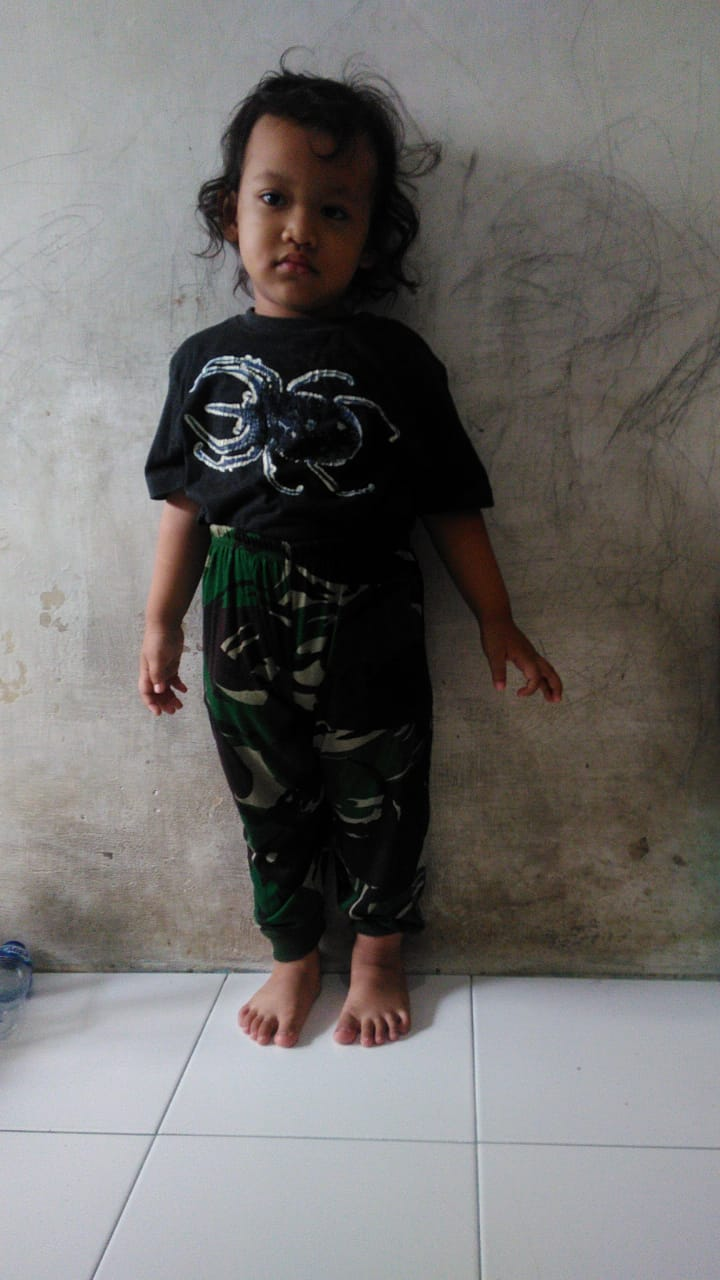
#> input picture OpenCV-Indonesia-master/Depan10.jpeg, 720 x 1280 px
$ python -i next_ukur.py   (imports and definitions only)
#> lines starting #> are read from the running program, lines starting #| are printed output that depends on the picture; after the words box and inside, x2 and y2 are one past the last pixel; in counts of white or black regions, pixels touching at a corner belong together
#> further down, picture is the input picture: shape (1280, 720, 3); mean B, G, R 107.6, 109.4, 111.9
import cv2
import numpy as np

def getContours(img, cThr = [100,100], showCanny = False, minArea=1000, filter=0, draw= False):
#> called with showCanny = False, minArea = 1000, filter = 0, draw = False
    imgGray = cv2.cvtColor(img, cv2.COLOR_BGR2GRAY)
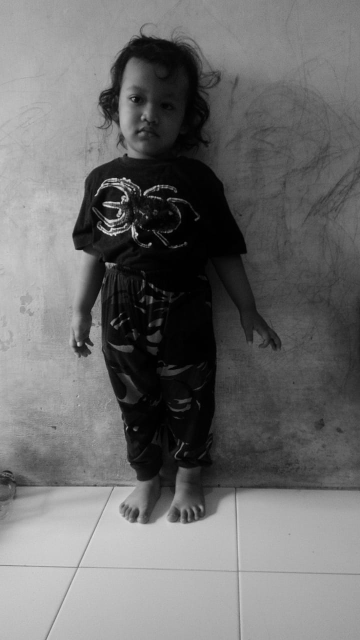
#> imgGray: shape (1280, 720) (shown at 1/2 size); min 0, max 249, mean 109.9
    imgBlur = cv2.GaussianBlur(imgGray, (5,5), 1)
    imgCanny = cv2.Canny(imgBlur, cThr[0], cThr [1])
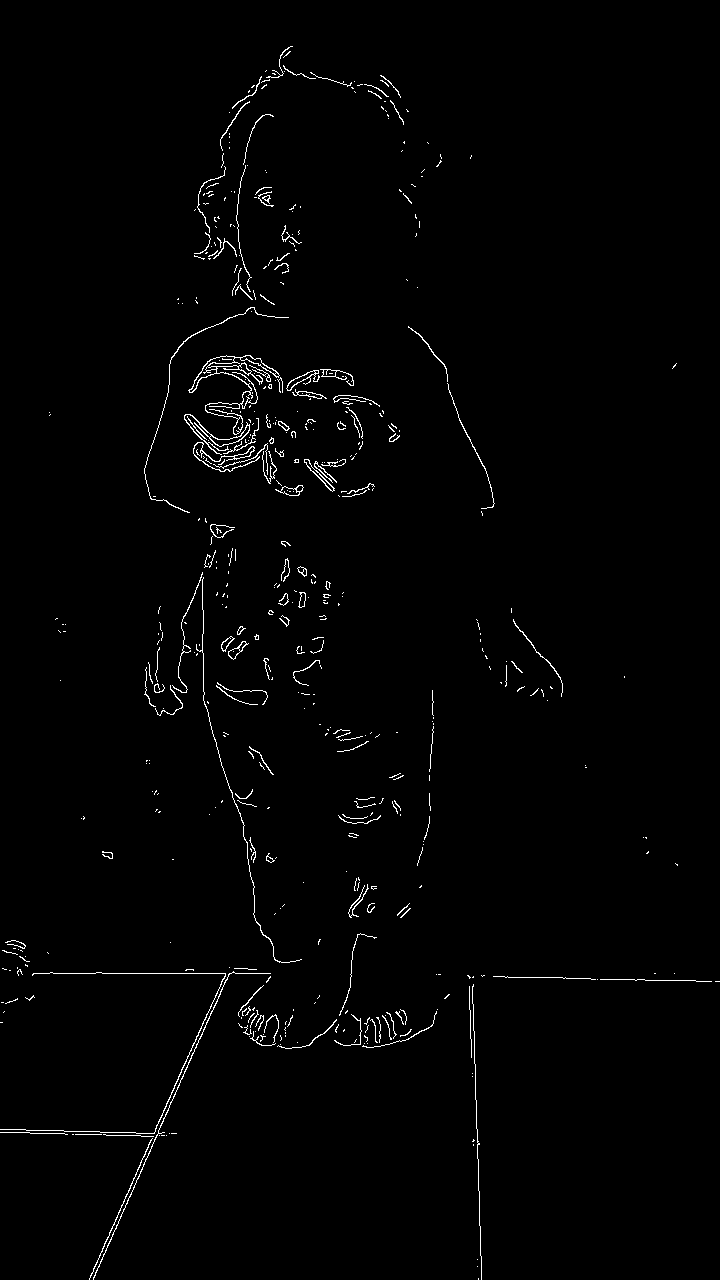
#> imgCanny: shape (1280, 720); 1.3% white in thin lines or dots
    kernel = np.ones((5,5))
    imgDial = cv2.dilate(imgCanny, kernel, iterations=3)
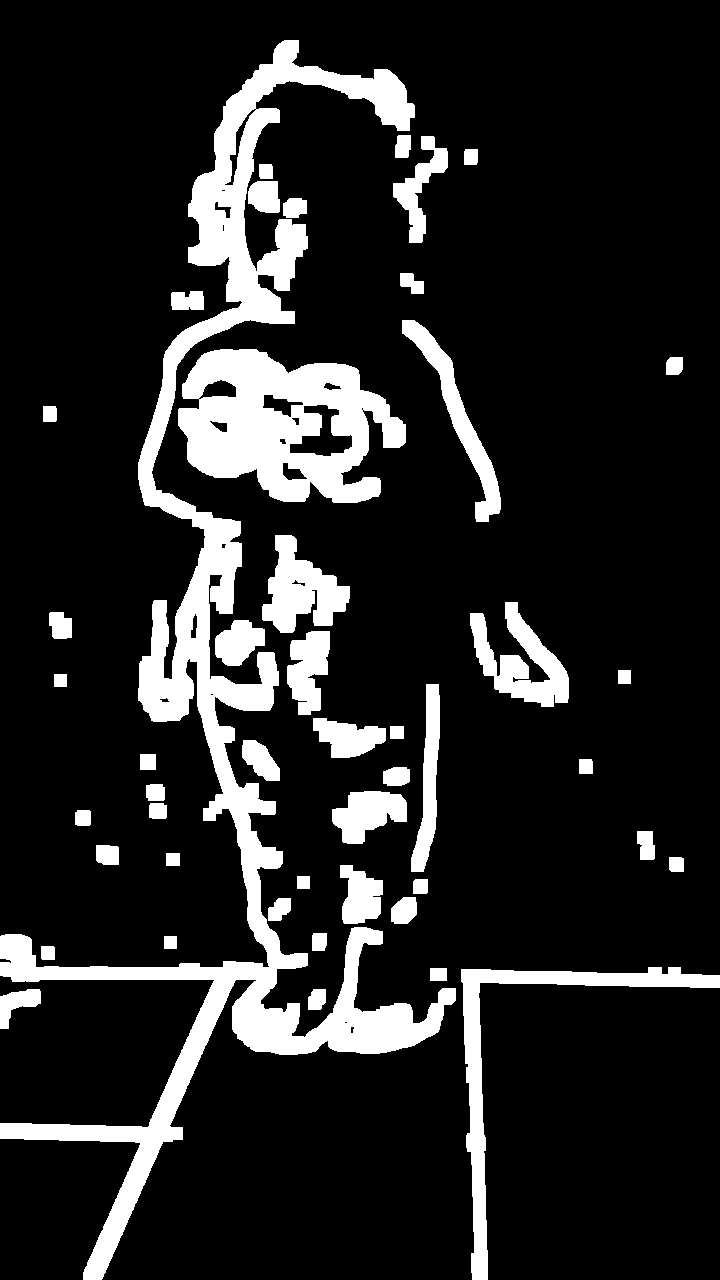
#> imgDial: shape (1280, 720); 14.7% white; 47 white regions, largest, box (x1, y1, x2, y2) and area: (0, 40, 456, 1280) 65303, (178, 349, 406, 503) 21574, (461, 967, 720, 1280) 8148
    imgThre = cv2.erode(imgDial, kernel, iterations=2)
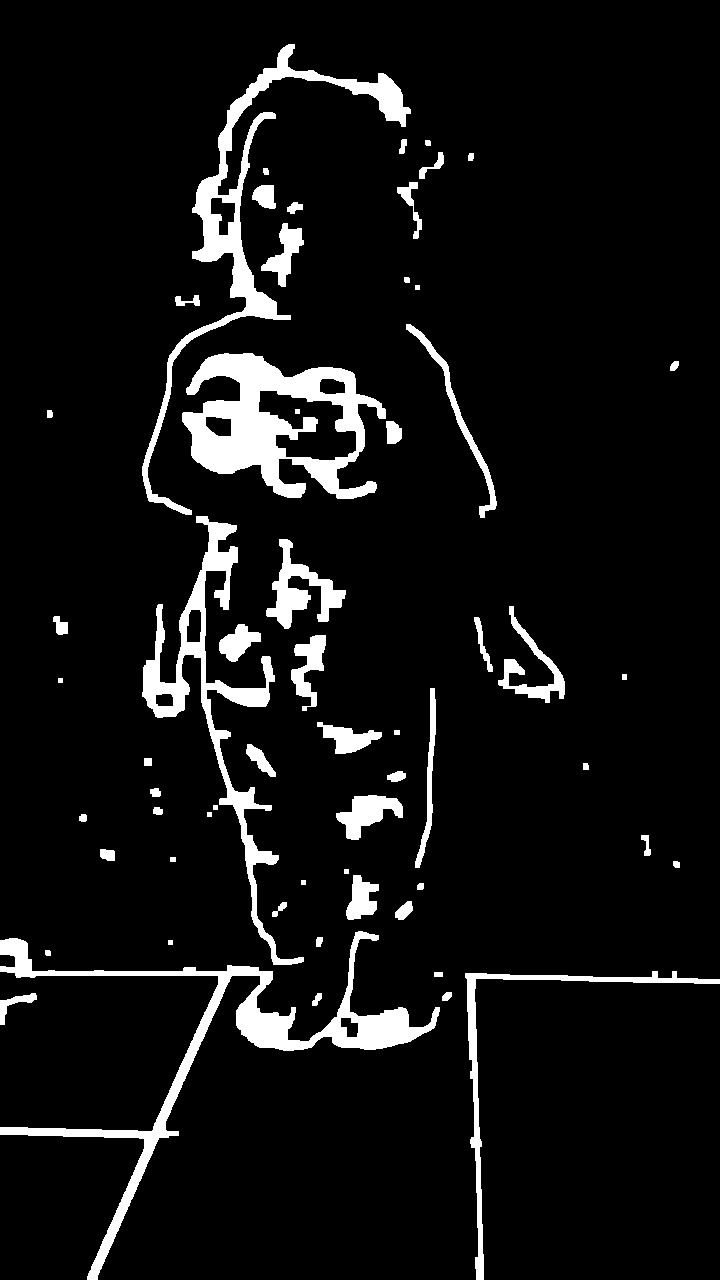
#> imgThre: shape (1280, 720); 7.4% white; 60 white regions
    if showCanny: cv2.imshow('Canny', imgThre)

    contours, hiearchy = cv2.findContours(imgThre, cv2.RETR_EXTERNAL, cv2.CHAIN_APPROX_SIMPLE)
#> contours = 59 contours, 7 with area under 20; largest, box (x1, y1, x2, y2) and area: (182, 353, 386, 499) 17822, (0, 931, 440, 1280) 12080, (142, 44, 411, 515) 9804, (142, 516, 304, 965) 8929, (465, 971, 720, 1280) 2824; hiearchy = 59 rows, first 6: [1, -1, -1, -1], [2, 0, -1, -1], [3, 1, -1, -1], [4, 2, -1, -1], [5, 3, -1, -1], [6, 4, -1, -1]
    finalCountours = []

    for i in contours:
        area = cv2.contourArea(i)
        if area > minArea:
            peri = cv2.arcLength(i, True)
            approx = cv2.approxPolyDP(i, 0.02*peri, True)
            bbox = cv2.boundingRect(approx)
            if filter > 0:
                if len(approx) == filter:
                    finalCountours.append(len(approx), area, approx, bbox, i)
            else:
                finalCountours.append(len(approx), area, approx, bbox, i)
#> this loop made 5 passes
#> (area, peri, approx, bbox) on pass 5: (2823.5, 1169.6, [[719, 979], [465, 973], [476, 1279], [475, 979]], (465, 973, 255, 307))
#> after the loop, finalCountours = []
    finalCountours = sorted(finalCountours, key= lambda x:x[1], reverse= True)
    if draw:
        for con in finalCountours:
            cv2.drawContours(img, con[4], -1, (0,0,255),3)

    return img, finalCountours

# [23 lines left out: functions reorder, warpImg, not called in this run]

>>> import cv2
>>> picture = cv2.imread('Depan10.jpeg')
#> (the run stopped early here; a loop or call above may not have finished)

$ run again, on OpenCV-Indonesia-master/Depan11.jpeg
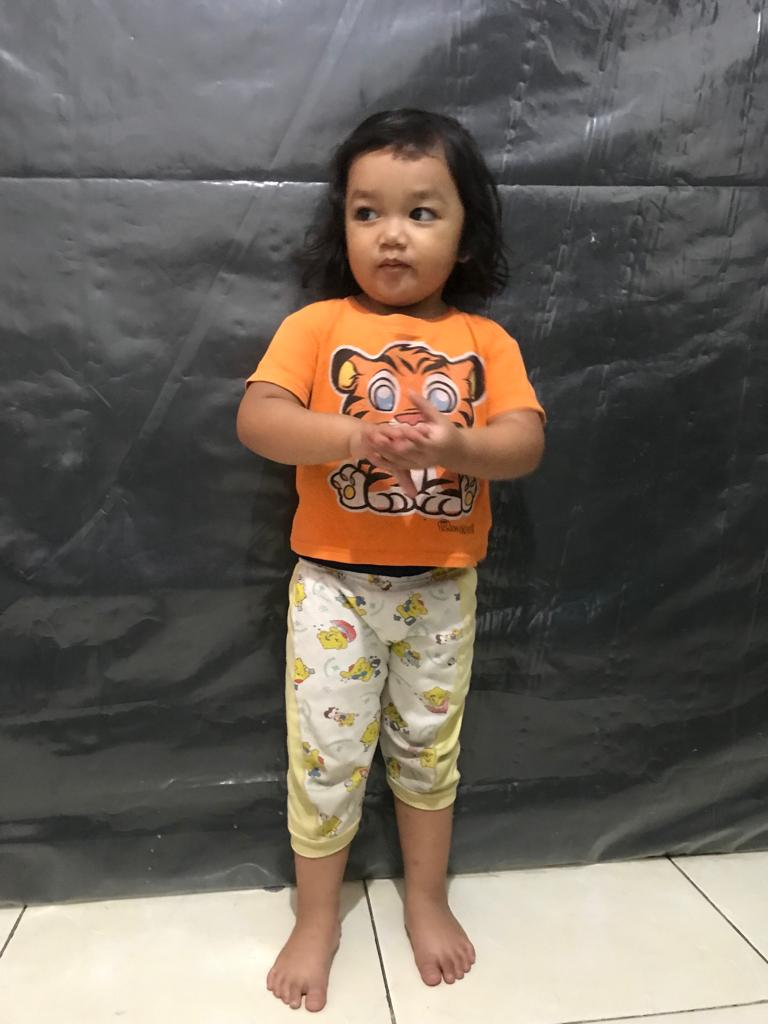
#> input picture OpenCV-Indonesia-master/Depan11.jpeg, 768 x 1024 px
#> picture is the input picture: shape (1024, 768, 3); mean B, G, R 92.9, 101.9, 110.6
#> in getContours, `imgCanny = cv2.Canny(imgBlur, cThr[0], cThr [1])`:
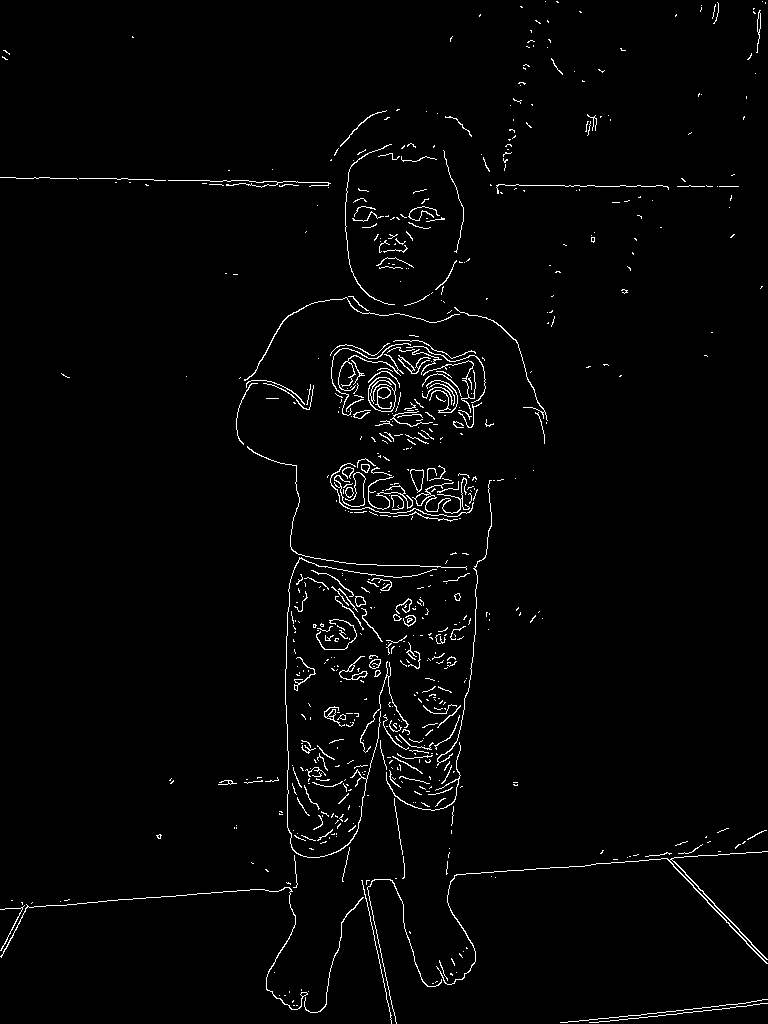
#> imgCanny: shape (1024, 768); 2.1% white in thin lines or dots
#> imgDial: shape (1024, 768); 22.1% white; 52 white regions, largest, box (x1, y1, x2, y2) and area: (0, 103, 768, 1024) 138452, (475, 148, 745, 214) 5703, (0, 163, 337, 194) 5583
#> in getContours, `imgThre = cv2.erode(imgDial, kernel, iterations=2)`:
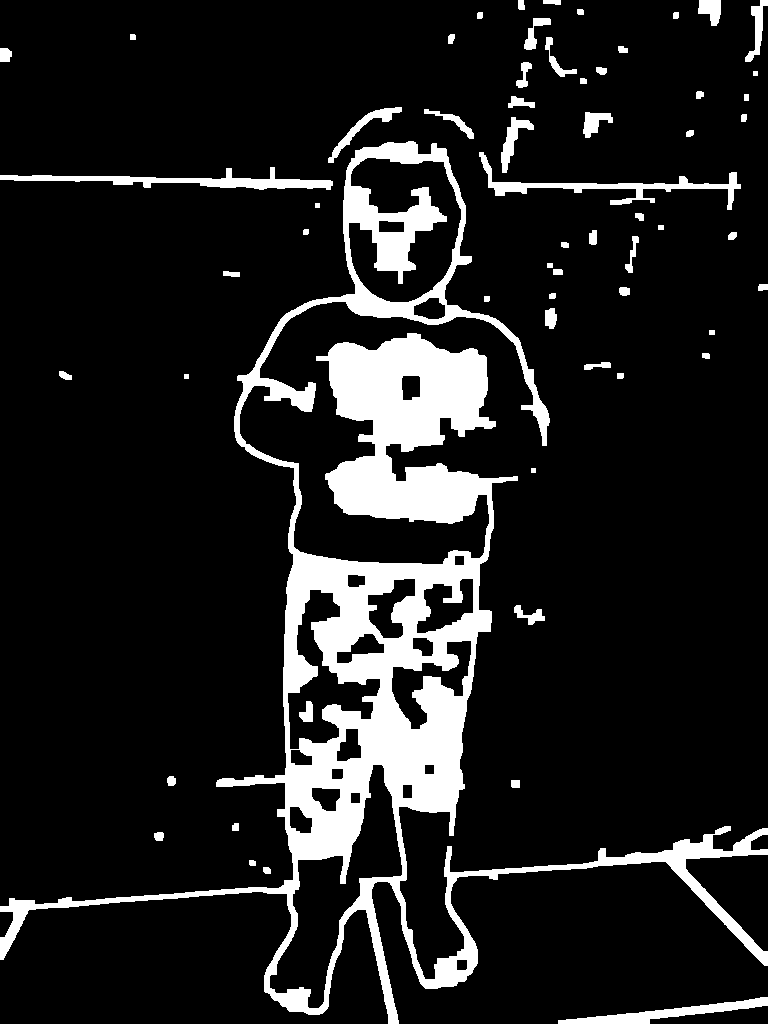
#> imgThre: shape (1024, 768); 12.7% white; 61 white regions
#> contours = 60 contours, 4 with area under 20; largest, box (x1, y1, x2, y2) and area: (0, 141, 768, 1024) 117900, (0, 167, 333, 190) 2116, (479, 152, 741, 210) 1908, (558, 997, 768, 1024) 1558, (328, 107, 402, 163) 604; hiearchy = 60 rows, first 6: [1, -1, -1, -1], [2, 0, -1, -1], [3, 1, -1, -1], [4, 2, -1, -1], [5, 3, -1, -1], [6, 4, -1, -1]
#> the loop in getContours, `for i in contours:` made 1 pass
#> (area, peri, approx, bbox) on pass 1: (1558.5, 448.3, [[767, 997], [558, 1023], [649, 1023]], (558, 997, 210, 27))
#> after the loop in getContours, `for i in contours:`: finalCountours = []

$ run again, on OpenCV-Indonesia-master/Depan12.jpeg
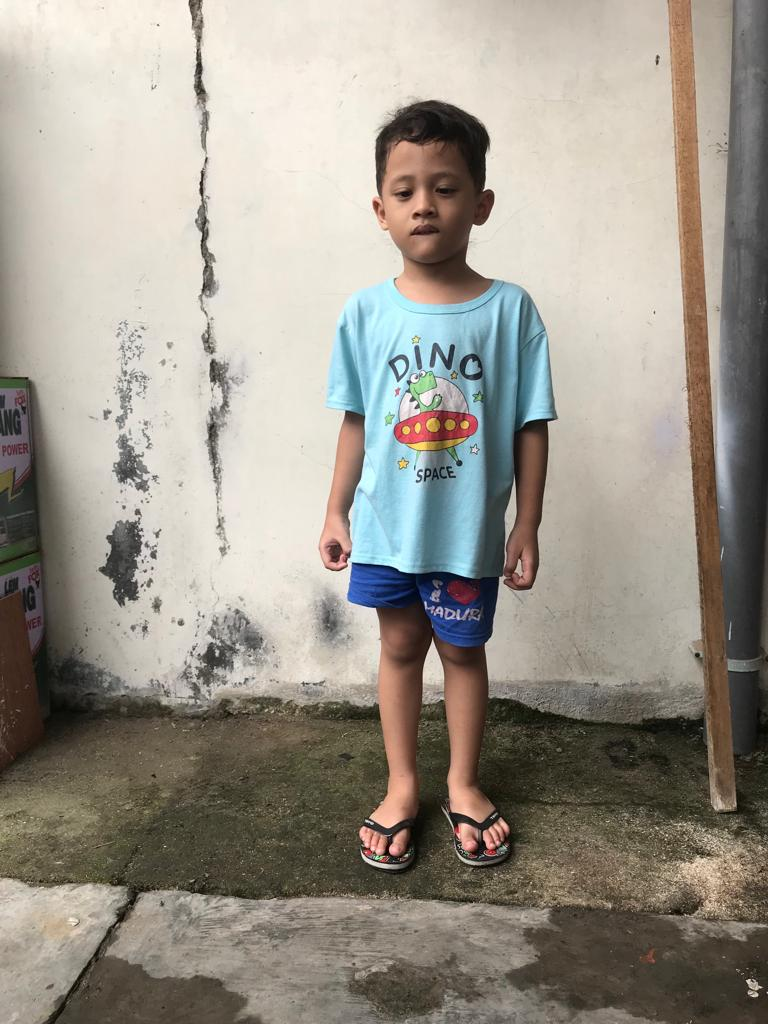
#> input picture OpenCV-Indonesia-master/Depan12.jpeg, 768 x 1024 px
#> picture is the input picture: shape (1024, 768, 3); mean B, G, R 138.7, 149, 154.9
#> in getContours, `imgCanny = cv2.Canny(imgBlur, cThr[0], cThr [1])`:
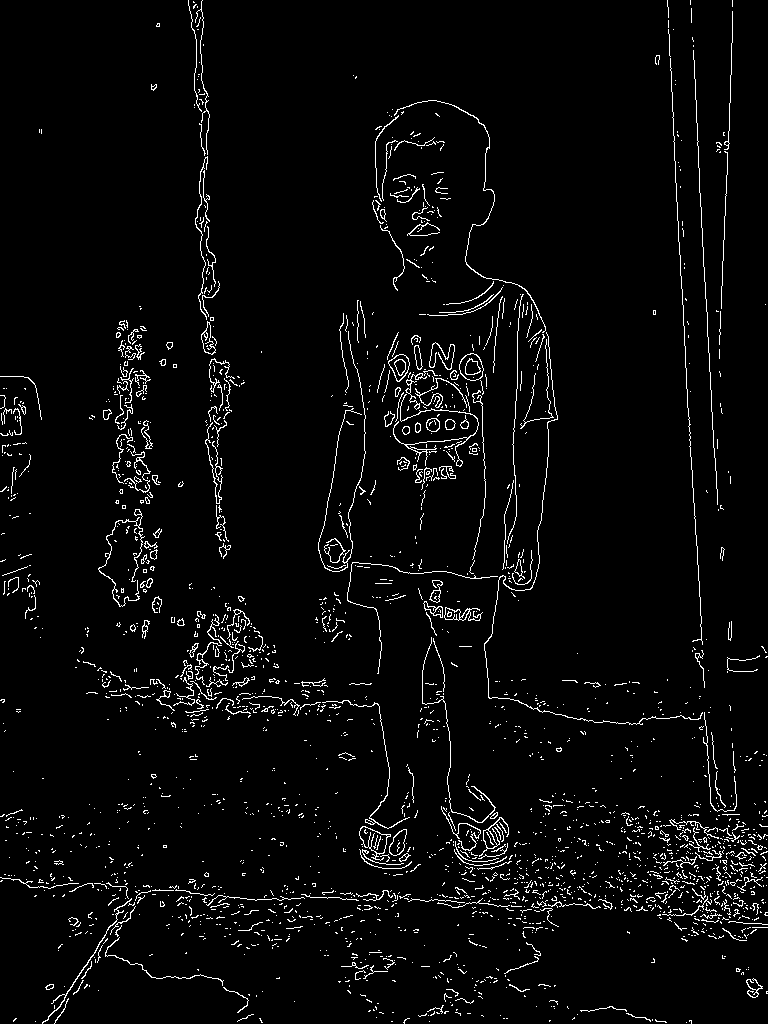
#> imgCanny: shape (1024, 768); 3.5% white in thin lines or dots
#> imgDial: shape (1024, 768); 39.1% white; 49 white regions, largest, box (x1, y1, x2, y2) and area: (0, 0, 768, 1024) 264115, (182, 0, 251, 565) 14461, (0, 370, 48, 507) 4714
#> in getContours, `imgThre = cv2.erode(imgDial, kernel, iterations=2)`:
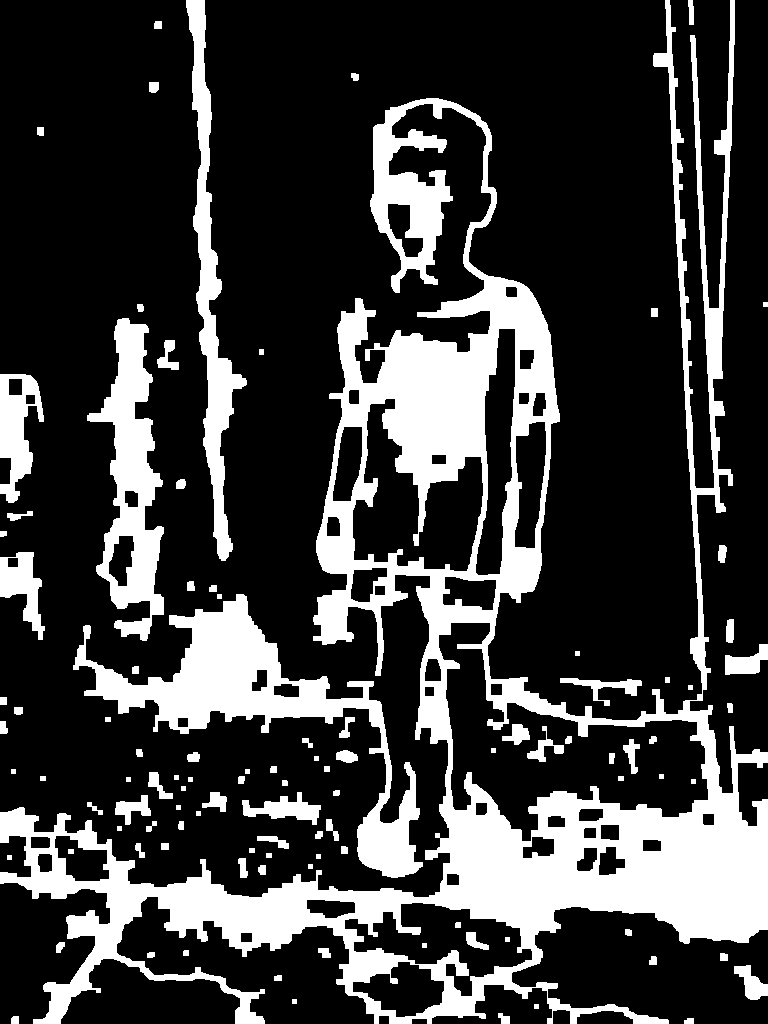
#> imgThre: shape (1024, 768); 23.9% white; 105 white regions
#> contours = 90 contours, 19 with area under 20; largest, box (x1, y1, x2, y2) and area: (0, 0, 768, 1024) 193803, (73, 594, 423, 878) 20004, (87, 318, 164, 641) 11616, (186, 0, 247, 561) 8312, (0, 374, 44, 503) 3227; hiearchy = 90 rows, first 6: [1, -1, -1, -1], [2, 0, -1, -1], [3, 1, -1, -1], [4, 2, -1, -1], [5, 3, -1, -1], [6, 4, -1, -1]
#> the loop in getContours, `for i in contours:` made 35 passes
#> (area, peri, bbox) on pass 35: (1080.5, 248.5, (242, 792, 79, 33))
#> after the loop in getContours, `for i in contours:`: finalCountours = []
